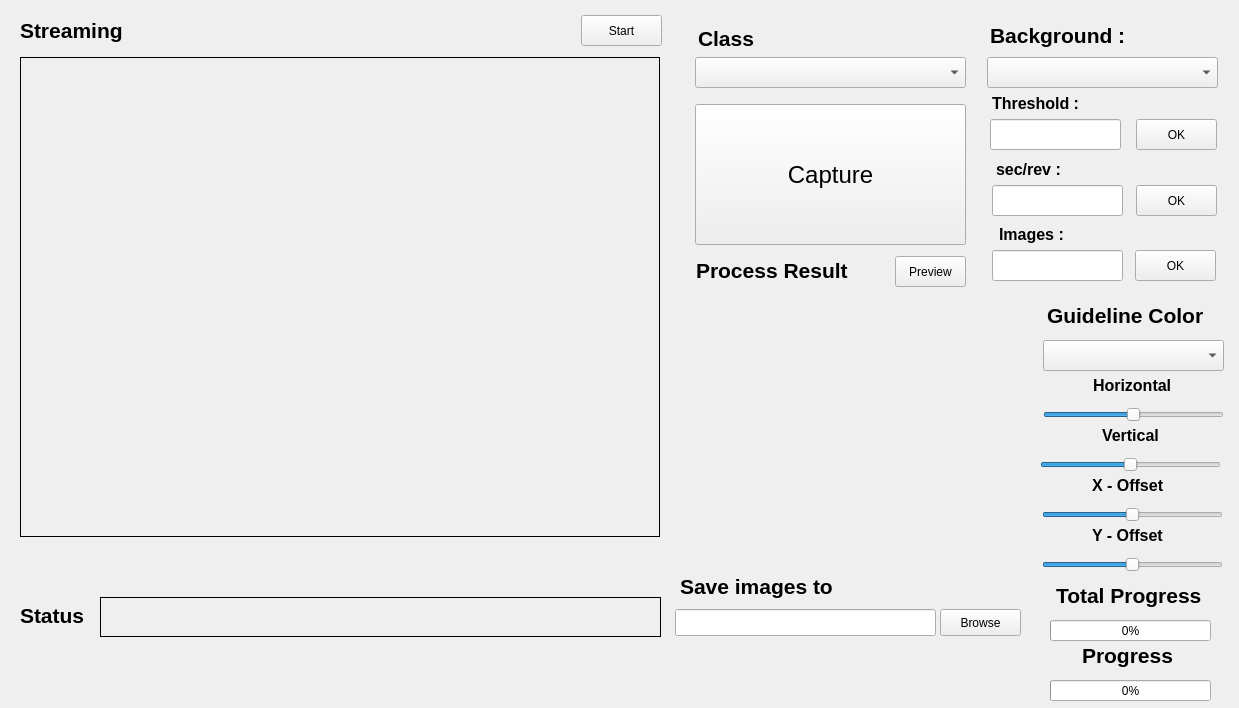
<?xml version="1.0" encoding="UTF-8"?>
<ui version="4.0">
 <class>Form</class>
 <widget class="QWidget" name="Form">
  <property name="geometry">
   <rect>
    <x>0</x>
    <y>0</y>
    <width>1239</width>
    <height>708</height>
   </rect>
  </property>
  <property name="windowTitle">
   <string>Form</string>
  </property>
  <widget class="QPushButton" name="Capture_Btn">
   <property name="geometry">
    <rect>
     <x>695</x>
     <y>104</y>
     <width>271</width>
     <height>141</height>
    </rect>
   </property>
   <property name="font">
    <font>
     <pointsize>18</pointsize>
    </font>
   </property>
   <property name="text">
    <string>Capture</string>
   </property>
  </widget>
  <widget class="QComboBox" name="Class_Selector">
   <property name="geometry">
    <rect>
     <x>695</x>
     <y>57</y>
     <width>271</width>
     <height>31</height>
    </rect>
   </property>
  </widget>
  <widget class="QLabel" name="Label_Class">
   <property name="geometry">
    <rect>
     <x>698</x>
     <y>30</y>
     <width>67</width>
     <height>17</height>
    </rect>
   </property>
   <property name="font">
    <font>
     <pointsize>16</pointsize>
     <weight>75</weight>
     <italic>false</italic>
     <bold>true</bold>
    </font>
   </property>
   <property name="text">
    <string>Class</string>
   </property>
  </widget>
  <widget class="QLabel" name="Label_Streaming">
   <property name="geometry">
    <rect>
     <x>20</x>
     <y>10</y>
     <width>131</width>
     <height>41</height>
    </rect>
   </property>
   <property name="font">
    <font>
     <pointsize>16</pointsize>
     <weight>75</weight>
     <italic>false</italic>
     <bold>true</bold>
    </font>
   </property>
   <property name="text">
    <string>Streaming</string>
   </property>
  </widget>
  <widget class="QLabel" name="Video_Streaming">
   <property name="geometry">
    <rect>
     <x>20</x>
     <y>57</y>
     <width>640</width>
     <height>480</height>
    </rect>
   </property>
   <property name="frameShape">
    <enum>QFrame::Box</enum>
   </property>
   <property name="text">
    <string/>
   </property>
  </widget>
  <widget class="QLabel" name="Removal_Result">
   <property name="geometry">
    <rect>
     <x>709</x>
     <y>310</y>
     <width>261</width>
     <height>250</height>
    </rect>
   </property>
   <property name="frameShape">
    <enum>QFrame::NoFrame</enum>
   </property>
   <property name="text">
    <string/>
   </property>
  </widget>
  <widget class="QLabel" name="Label_Removal_Result">
   <property name="geometry">
    <rect>
     <x>696</x>
     <y>250</y>
     <width>161</width>
     <height>41</height>
    </rect>
   </property>
   <property name="font">
    <font>
     <pointsize>16</pointsize>
     <weight>75</weight>
     <italic>false</italic>
     <bold>true</bold>
    </font>
   </property>
   <property name="text">
    <string>Process Result</string>
   </property>
  </widget>
  <widget class="QLabel" name="Notice_Status">
   <property name="geometry">
    <rect>
     <x>100</x>
     <y>597</y>
     <width>561</width>
     <height>40</height>
    </rect>
   </property>
   <property name="font">
    <font>
     <pointsize>14</pointsize>
     <weight>50</weight>
     <italic>false</italic>
     <bold>false</bold>
    </font>
   </property>
   <property name="frameShape">
    <enum>QFrame::Box</enum>
   </property>
   <property name="text">
    <string/>
   </property>
  </widget>
  <widget class="QLineEdit" name="Sec_Per_Rev">
   <property name="geometry">
    <rect>
     <x>992</x>
     <y>185</y>
     <width>131</width>
     <height>31</height>
    </rect>
   </property>
  </widget>
  <widget class="QLabel" name="Label_Time">
   <property name="geometry">
    <rect>
     <x>996</x>
     <y>154</y>
     <width>91</width>
     <height>31</height>
    </rect>
   </property>
   <property name="font">
    <font>
     <pointsize>12</pointsize>
     <weight>75</weight>
     <italic>false</italic>
     <bold>true</bold>
    </font>
   </property>
   <property name="text">
    <string>sec/rev :</string>
   </property>
  </widget>
  <widget class="QLineEdit" name="Number_Of_Images">
   <property name="geometry">
    <rect>
     <x>992</x>
     <y>250</y>
     <width>131</width>
     <height>31</height>
    </rect>
   </property>
  </widget>
  <widget class="QLabel" name="Label_Numbers">
   <property name="geometry">
    <rect>
     <x>999</x>
     <y>219</y>
     <width>91</width>
     <height>31</height>
    </rect>
   </property>
   <property name="font">
    <font>
     <pointsize>12</pointsize>
     <weight>75</weight>
     <italic>false</italic>
     <bold>true</bold>
    </font>
   </property>
   <property name="text">
    <string>Images :</string>
   </property>
  </widget>
  <widget class="QLabel" name="Notice_Images">
   <property name="geometry">
    <rect>
     <x>1070</x>
     <y>225</y>
     <width>91</width>
     <height>21</height>
    </rect>
   </property>
   <property name="font">
    <font>
     <weight>75</weight>
     <bold>true</bold>
    </font>
   </property>
   <property name="text">
    <string/>
   </property>
  </widget>
  <widget class="QPushButton" name="Sec_Per_Rev_Btn">
   <property name="geometry">
    <rect>
     <x>1136</x>
     <y>185</y>
     <width>81</width>
     <height>31</height>
    </rect>
   </property>
   <property name="text">
    <string>OK</string>
   </property>
  </widget>
  <widget class="QPushButton" name="Number_Of_Images_Btn">
   <property name="geometry">
    <rect>
     <x>1135</x>
     <y>250</y>
     <width>81</width>
     <height>31</height>
    </rect>
   </property>
   <property name="text">
    <string>OK</string>
   </property>
  </widget>
  <widget class="QLabel" name="Notice_Sec">
   <property name="geometry">
    <rect>
     <x>1070</x>
     <y>160</y>
     <width>81</width>
     <height>21</height>
    </rect>
   </property>
   <property name="font">
    <font>
     <weight>75</weight>
     <bold>true</bold>
    </font>
   </property>
   <property name="text">
    <string/>
   </property>
  </widget>
  <widget class="QProgressBar" name="Progress">
   <property name="geometry">
    <rect>
     <x>1050</x>
     <y>680</y>
     <width>161</width>
     <height>21</height>
    </rect>
   </property>
   <property name="value">
    <number>0</number>
   </property>
  </widget>
  <widget class="QPushButton" name="Streaming_Start_Btn">
   <property name="geometry">
    <rect>
     <x>581</x>
     <y>15</y>
     <width>81</width>
     <height>31</height>
    </rect>
   </property>
   <property name="text">
    <string>Start</string>
   </property>
  </widget>
  <widget class="QLabel" name="Label_Background">
   <property name="geometry">
    <rect>
     <x>990</x>
     <y>20</y>
     <width>151</width>
     <height>31</height>
    </rect>
   </property>
   <property name="font">
    <font>
     <pointsize>16</pointsize>
     <weight>75</weight>
     <italic>false</italic>
     <bold>true</bold>
    </font>
   </property>
   <property name="text">
    <string>Background :</string>
   </property>
  </widget>
  <widget class="QComboBox" name="Background_Selector">
   <property name="geometry">
    <rect>
     <x>987</x>
     <y>57</y>
     <width>231</width>
     <height>31</height>
    </rect>
   </property>
  </widget>
  <widget class="QPushButton" name="Threshold_Btn">
   <property name="geometry">
    <rect>
     <x>1136</x>
     <y>119</y>
     <width>81</width>
     <height>31</height>
    </rect>
   </property>
   <property name="text">
    <string>OK</string>
   </property>
  </widget>
  <widget class="QLineEdit" name="Threshold">
   <property name="geometry">
    <rect>
     <x>990</x>
     <y>119</y>
     <width>131</width>
     <height>31</height>
    </rect>
   </property>
  </widget>
  <widget class="QLabel" name="Label_Threshold">
   <property name="geometry">
    <rect>
     <x>992</x>
     <y>88</y>
     <width>91</width>
     <height>31</height>
    </rect>
   </property>
   <property name="font">
    <font>
     <pointsize>12</pointsize>
     <weight>75</weight>
     <italic>false</italic>
     <bold>true</bold>
    </font>
   </property>
   <property name="text">
    <string>Threshold :</string>
   </property>
  </widget>
  <widget class="QLabel" name="Notice_Background">
   <property name="geometry">
    <rect>
     <x>1130</x>
     <y>27</y>
     <width>91</width>
     <height>21</height>
    </rect>
   </property>
   <property name="font">
    <font>
     <pointsize>11</pointsize>
     <weight>75</weight>
     <italic>false</italic>
     <bold>true</bold>
    </font>
   </property>
   <property name="frameShape">
    <enum>QFrame::NoFrame</enum>
   </property>
   <property name="frameShadow">
    <enum>QFrame::Plain</enum>
   </property>
   <property name="text">
    <string/>
   </property>
  </widget>
  <widget class="QLabel" name="Notice_Threshold">
   <property name="geometry">
    <rect>
     <x>1085</x>
     <y>94</y>
     <width>81</width>
     <height>21</height>
    </rect>
   </property>
   <property name="font">
    <font>
     <pointsize>11</pointsize>
     <weight>75</weight>
     <italic>false</italic>
     <bold>true</bold>
    </font>
   </property>
   <property name="text">
    <string/>
   </property>
  </widget>
  <widget class="QLabel" name="Label_Progress">
   <property name="geometry">
    <rect>
     <x>1082</x>
     <y>640</y>
     <width>91</width>
     <height>31</height>
    </rect>
   </property>
   <property name="font">
    <font>
     <pointsize>16</pointsize>
     <weight>75</weight>
     <italic>false</italic>
     <bold>true</bold>
    </font>
   </property>
   <property name="text">
    <string>Progress</string>
   </property>
  </widget>
  <widget class="QProgressBar" name="Total_Progress">
   <property name="geometry">
    <rect>
     <x>1050</x>
     <y>620</y>
     <width>161</width>
     <height>21</height>
    </rect>
   </property>
   <property name="value">
    <number>0</number>
   </property>
  </widget>
  <widget class="QLabel" name="Label_Total_Progress">
   <property name="geometry">
    <rect>
     <x>1056</x>
     <y>580</y>
     <width>151</width>
     <height>31</height>
    </rect>
   </property>
   <property name="font">
    <font>
     <pointsize>16</pointsize>
     <weight>75</weight>
     <italic>false</italic>
     <bold>true</bold>
    </font>
   </property>
   <property name="text">
    <string>Total Progress</string>
   </property>
  </widget>
  <widget class="QLabel" name="Label_Guideline">
   <property name="geometry">
    <rect>
     <x>1047</x>
     <y>300</y>
     <width>181</width>
     <height>31</height>
    </rect>
   </property>
   <property name="font">
    <font>
     <pointsize>16</pointsize>
     <weight>75</weight>
     <italic>false</italic>
     <bold>true</bold>
    </font>
   </property>
   <property name="text">
    <string>Guideline Color</string>
   </property>
  </widget>
  <widget class="QComboBox" name="Guideline_Selector">
   <property name="geometry">
    <rect>
     <x>1043</x>
     <y>340</y>
     <width>181</width>
     <height>31</height>
    </rect>
   </property>
  </widget>
  <widget class="QSlider" name="Horizontal_Slider">
   <property name="geometry">
    <rect>
     <x>1043</x>
     <y>400</y>
     <width>181</width>
     <height>29</height>
    </rect>
   </property>
   <property name="minimum">
    <number>-120</number>
   </property>
   <property name="maximum">
    <number>120</number>
   </property>
   <property name="value">
    <number>0</number>
   </property>
   <property name="orientation">
    <enum>Qt::Horizontal</enum>
   </property>
   <property name="tickPosition">
    <enum>QSlider::NoTicks</enum>
   </property>
  </widget>
  <widget class="QSlider" name="Vertical_Slider">
   <property name="geometry">
    <rect>
     <x>1040</x>
     <y>450</y>
     <width>181</width>
     <height>29</height>
    </rect>
   </property>
   <property name="minimum">
    <number>-100</number>
   </property>
   <property name="maximum">
    <number>100</number>
   </property>
   <property name="orientation">
    <enum>Qt::Horizontal</enum>
   </property>
  </widget>
  <widget class="QLabel" name="Label_Horizontal">
   <property name="geometry">
    <rect>
     <x>1093</x>
     <y>370</y>
     <width>91</width>
     <height>31</height>
    </rect>
   </property>
   <property name="font">
    <font>
     <pointsize>12</pointsize>
     <weight>75</weight>
     <italic>false</italic>
     <bold>true</bold>
    </font>
   </property>
   <property name="text">
    <string>Horizontal</string>
   </property>
  </widget>
  <widget class="QLabel" name="Label_Vertical">
   <property name="geometry">
    <rect>
     <x>1102</x>
     <y>420</y>
     <width>91</width>
     <height>31</height>
    </rect>
   </property>
   <property name="font">
    <font>
     <pointsize>12</pointsize>
     <weight>75</weight>
     <italic>false</italic>
     <bold>true</bold>
    </font>
   </property>
   <property name="text">
    <string>Vertical</string>
   </property>
  </widget>
  <widget class="QPushButton" name="Preview_Btn">
   <property name="geometry">
    <rect>
     <x>895</x>
     <y>256</y>
     <width>71</width>
     <height>31</height>
    </rect>
   </property>
   <property name="text">
    <string>Preview</string>
   </property>
  </widget>
  <widget class="QSlider" name="Offset_Slider_Y">
   <property name="geometry">
    <rect>
     <x>1042</x>
     <y>550</y>
     <width>181</width>
     <height>29</height>
    </rect>
   </property>
   <property name="minimum">
    <number>-100</number>
   </property>
   <property name="maximum">
    <number>100</number>
   </property>
   <property name="orientation">
    <enum>Qt::Horizontal</enum>
   </property>
  </widget>
  <widget class="QSlider" name="Offset_Slider_X">
   <property name="geometry">
    <rect>
     <x>1042</x>
     <y>500</y>
     <width>181</width>
     <height>29</height>
    </rect>
   </property>
   <property name="minimum">
    <number>-150</number>
   </property>
   <property name="maximum">
    <number>150</number>
   </property>
   <property name="value">
    <number>0</number>
   </property>
   <property name="orientation">
    <enum>Qt::Horizontal</enum>
   </property>
   <property name="tickPosition">
    <enum>QSlider::NoTicks</enum>
   </property>
  </widget>
  <widget class="QLabel" name="Label_Vertical_2">
   <property name="geometry">
    <rect>
     <x>1092</x>
     <y>520</y>
     <width>91</width>
     <height>31</height>
    </rect>
   </property>
   <property name="font">
    <font>
     <pointsize>12</pointsize>
     <weight>75</weight>
     <italic>false</italic>
     <bold>true</bold>
    </font>
   </property>
   <property name="text">
    <string>Y - Offset</string>
   </property>
  </widget>
  <widget class="QLabel" name="Label_Horizontal_2">
   <property name="geometry">
    <rect>
     <x>1092</x>
     <y>470</y>
     <width>91</width>
     <height>31</height>
    </rect>
   </property>
   <property name="font">
    <font>
     <pointsize>12</pointsize>
     <weight>75</weight>
     <italic>false</italic>
     <bold>true</bold>
    </font>
   </property>
   <property name="text">
    <string>X - Offset</string>
   </property>
  </widget>
  <widget class="QLabel" name="Label_Progress_2">
   <property name="geometry">
    <rect>
     <x>20</x>
     <y>600</y>
     <width>91</width>
     <height>31</height>
    </rect>
   </property>
   <property name="font">
    <font>
     <pointsize>16</pointsize>
     <weight>75</weight>
     <italic>false</italic>
     <bold>true</bold>
    </font>
   </property>
   <property name="text">
    <string>Status</string>
   </property>
  </widget>
  <widget class="QPushButton" name="Folder_Browse_Btn">
   <property name="geometry">
    <rect>
     <x>940</x>
     <y>609</y>
     <width>81</width>
     <height>27</height>
    </rect>
   </property>
   <property name="text">
    <string>Browse</string>
   </property>
  </widget>
  <widget class="QLabel" name="Label_Removal_Result_2">
   <property name="geometry">
    <rect>
     <x>680</x>
     <y>566</y>
     <width>161</width>
     <height>41</height>
    </rect>
   </property>
   <property name="font">
    <font>
     <pointsize>16</pointsize>
     <weight>75</weight>
     <italic>false</italic>
     <bold>true</bold>
    </font>
   </property>
   <property name="text">
    <string>Save images to</string>
   </property>
  </widget>
  <widget class="QLineEdit" name="Notice_Folder">
   <property name="geometry">
    <rect>
     <x>675</x>
     <y>609</y>
     <width>261</width>
     <height>27</height>
    </rect>
   </property>
   <property name="text">
    <string/>
   </property>
  </widget>
  <zorder>Offset_Slider_Y</zorder>
  <zorder>Capture_Btn</zorder>
  <zorder>Class_Selector</zorder>
  <zorder>Label_Class</zorder>
  <zorder>Label_Streaming</zorder>
  <zorder>Video_Streaming</zorder>
  <zorder>Removal_Result</zorder>
  <zorder>Label_Removal_Result</zorder>
  <zorder>Notice_Status</zorder>
  <zorder>Sec_Per_Rev</zorder>
  <zorder>Label_Time</zorder>
  <zorder>Number_Of_Images</zorder>
  <zorder>Label_Numbers</zorder>
  <zorder>Notice_Images</zorder>
  <zorder>Sec_Per_Rev_Btn</zorder>
  <zorder>Number_Of_Images_Btn</zorder>
  <zorder>Notice_Sec</zorder>
  <zorder>Progress</zorder>
  <zorder>Streaming_Start_Btn</zorder>
  <zorder>Label_Background</zorder>
  <zorder>Background_Selector</zorder>
  <zorder>Threshold_Btn</zorder>
  <zorder>Threshold</zorder>
  <zorder>Label_Threshold</zorder>
  <zorder>Notice_Background</zorder>
  <zorder>Notice_Threshold</zorder>
  <zorder>Label_Progress</zorder>
  <zorder>Total_Progress</zorder>
  <zorder>Label_Total_Progress</zorder>
  <zorder>Label_Guideline</zorder>
  <zorder>Guideline_Selector</zorder>
  <zorder>Horizontal_Slider</zorder>
  <zorder>Vertical_Slider</zorder>
  <zorder>Label_Horizontal</zorder>
  <zorder>Label_Vertical</zorder>
  <zorder>Preview_Btn</zorder>
  <zorder>Offset_Slider_X</zorder>
  <zorder>Label_Vertical_2</zorder>
  <zorder>Label_Horizontal_2</zorder>
  <zorder>Label_Progress_2</zorder>
  <zorder>Folder_Browse_Btn</zorder>
  <zorder>Label_Removal_Result_2</zorder>
  <zorder>Notice_Folder</zorder>
 </widget>
 <resources/>
 <connections/>
</ui>
